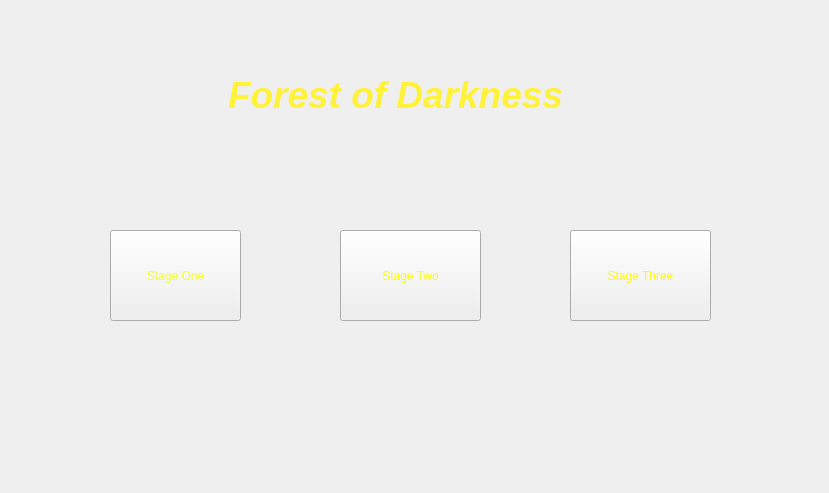
<?xml version="1.0" encoding="UTF-8"?>
<ui version="4.0">
 <class>Startfrom</class>
 <widget class="QWidget" name="Startfrom">
  <property name="geometry">
   <rect>
    <x>0</x>
    <y>0</y>
    <width>829</width>
    <height>493</height>
   </rect>
  </property>
  <property name="minimumSize">
   <size>
    <width>829</width>
    <height>493</height>
   </size>
  </property>
  <property name="windowTitle">
   <string>Form</string>
  </property>
  <property name="styleSheet">
   <string notr="true">background-image: url(:/2.jpg);</string>
  </property>
  <widget class="QPushButton" name="pushButton_1">
   <property name="geometry">
    <rect>
     <x>110</x>
     <y>230</y>
     <width>131</width>
     <height>91</height>
    </rect>
   </property>
   <property name="styleSheet">
    <string notr="true">font: 75 italic 16pt &quot;Adobe Devanagari&quot;;
background-image:url(:/Back0.jpg);
color: rgb(245, 255, 37)</string>
   </property>
   <property name="text">
    <string>Stage One</string>
   </property>
   <property name="autoDefault">
    <bool>false</bool>
   </property>
  </widget>
  <widget class="QPushButton" name="pushButton_2">
   <property name="geometry">
    <rect>
     <x>340</x>
     <y>230</y>
     <width>141</width>
     <height>91</height>
    </rect>
   </property>
   <property name="styleSheet">
    <string notr="true">font: 75 italic 16pt &quot;Adobe Devanagari&quot;;
background-image: url(:/Back0.jpg);
color:rgb(251, 255, 6)</string>
   </property>
   <property name="text">
    <string>Stage Two</string>
   </property>
  </widget>
  <widget class="QPushButton" name="pushButton_3">
   <property name="geometry">
    <rect>
     <x>570</x>
     <y>230</y>
     <width>141</width>
     <height>91</height>
    </rect>
   </property>
   <property name="styleSheet">
    <string notr="true">font: 75 italic 16pt &quot;Adobe Devanagari&quot;;
background-image: url(:/Back0.jpg);
color:rgb(255, 247, 10)</string>
   </property>
   <property name="text">
    <string>Stage Three</string>
   </property>
  </widget>
  <widget class="QLabel" name="label">
   <property name="geometry">
    <rect>
     <x>110</x>
     <y>60</y>
     <width>571</width>
     <height>71</height>
    </rect>
   </property>
   <property name="styleSheet">
    <string notr="true">color: rgb(255, 242, 56);
</string>
   </property>
   <property name="text">
    <string>&lt;html&gt;&lt;head/&gt;&lt;body&gt;&lt;p align=&quot;center&quot;&gt;&lt;span style=&quot; font-size:28pt; font-weight:600; font-style:italic;&quot;&gt;Forest of Darkness&lt;/span&gt;&lt;/p&gt;&lt;/body&gt;&lt;/html&gt;</string>
   </property>
  </widget>
 </widget>
 <resources/>
 <connections/>
</ui>
